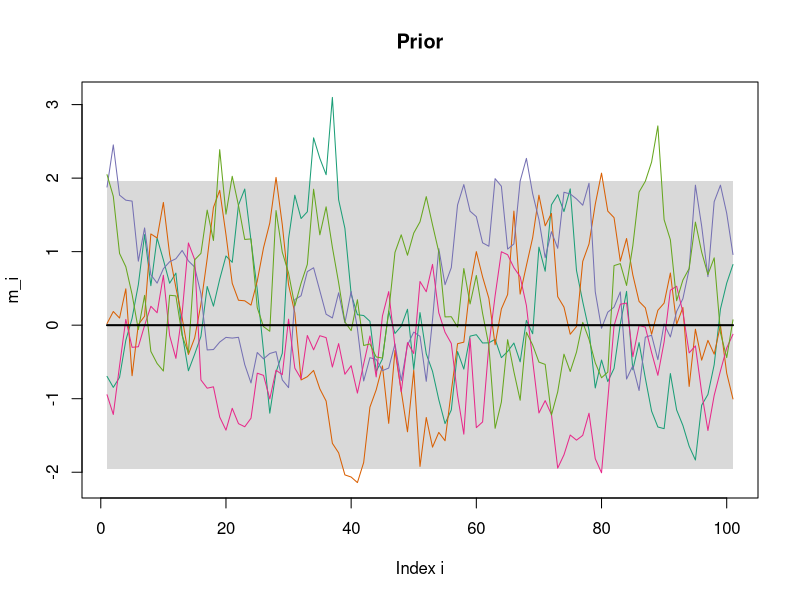
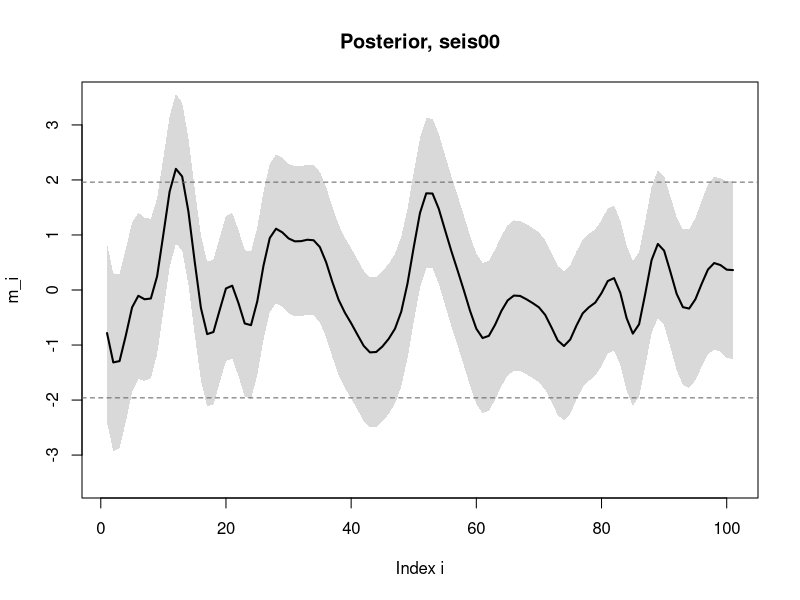
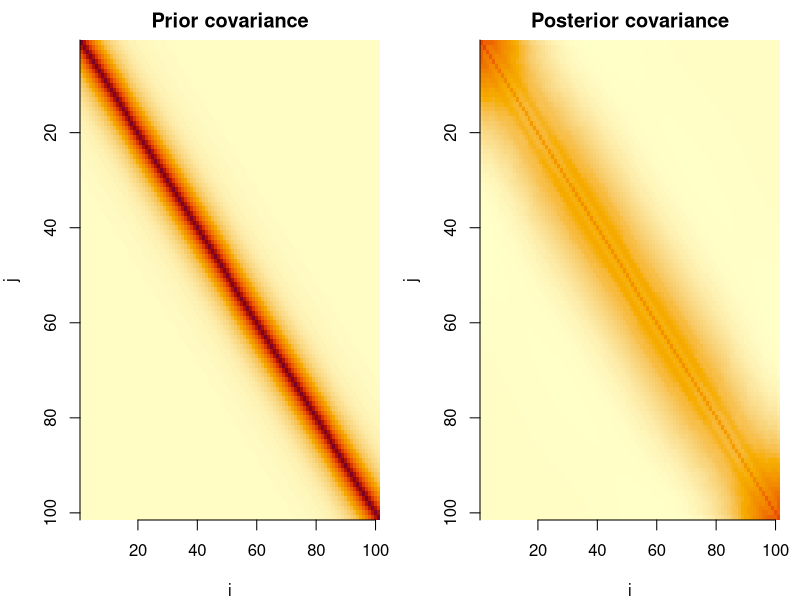
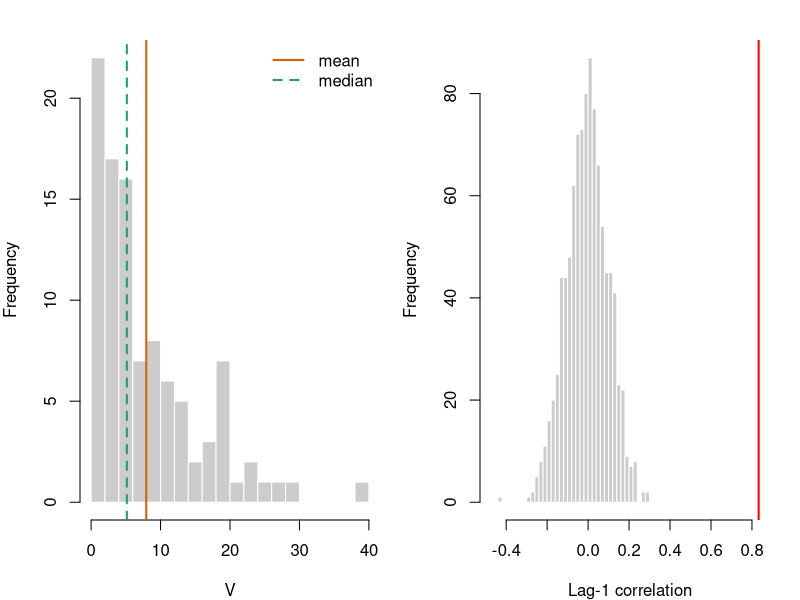

Generate these figures, in order, with R:
## ---- chunk 1
knitr::opts_chunk$set(echo = FALSE, message = FALSE, warning = FALSE,
                      fig.align = "center", fig.width = 7.5, fig.height = 3.6,
                      out.width = "95%", fig.pos = "H")
set.seed(4021)
## ---- chunk 2
A  <- as.matrix(read.table("data/A.txt"))
dimnames(A) <- NULL
d0 <- scan("data/seis00.txt", quiet = TRUE)
d1 <- scan("data/seis01.txt", quiet = TRUE)
d2 <- scan("data/seis02.txt", quiet = TRUE)
n  <- nrow(A)
z  <- 1:n   # index (depth/time sample)
## ---- chunk 3
# Prior covariance with exponential correlation function
exp_cov <- function(n, sigma2, ell) {
  D <- abs(outer(1:n, 1:n, "-"))
  sigma2 * exp(-3 * D / ell)
}

# Gaussian posterior for m | d in the linear model d = A m + eps
gauss_posterior <- function(d, A, mu, Sigma, sigma2_eps) {
  Sigma_d <- A %*% Sigma %*% t(A) + sigma2_eps * diag(nrow(A))
  K       <- Sigma %*% t(A) %*% solve(Sigma_d)        # gain matrix
  mu_post <- drop(mu + K %*% (d - A %*% mu))
  S_post  <- Sigma - K %*% A %*% Sigma
  S_post  <- (S_post + t(S_post)) / 2                 # remove rounding asymmetry
  list(mean = mu_post, cov = S_post, K = K)
}

# Draw B samples from N(mu, S); rows are samples
rmvn <- function(B, mu, S) {
  L <- chol(S + 1e-10 * diag(length(mu)))             # tiny jitter for stability
  sweep(matrix(rnorm(B * length(mu)), B) %*% L, 2, mu, "+")
}

# Plot mean with pointwise 95% interval
band_plot <- function(mean, sd, main, ylim = NULL, sims = NULL) {
  lo <- mean - qnorm(0.975) * sd
  hi <- mean + qnorm(0.975) * sd
  if (is.null(ylim)) ylim <- range(lo, hi, sims)
  plot(z, mean, type = "n", ylim = ylim, xlab = "Index i", ylab = "m_i", main = main)
  polygon(c(z, rev(z)), c(lo, rev(hi)), col = "grey85", border = NA)
  if (!is.null(sims)) matlines(z, t(sims), lty = 1, lwd = 1,
                               col = c("#1b9e77", "#d95f02", "#7570b3", "#e7298a", "#66a61e"))
  lines(z, mean, lwd = 2)
}
## ---- chunk 4
mu0 <- 0; sigma2_m <- 1; ell <- 20; sigma2_eps <- 0.04
mu_m    <- rep(mu0, n)
Sigma_m <- exp_cov(n, sigma2_m, ell)

prior_sims <- rmvn(5, mu_m, Sigma_m)
band_plot(mu_m, sqrt(diag(Sigma_m)), "Prior", sims = prior_sims)
## ---- chunk 5
post0 <- gauss_posterior(d0, A, mu_m, Sigma_m, sigma2_eps)
sd0   <- sqrt(diag(post0$cov))
band_plot(post0$mean, sd0, "Posterior, seis00", ylim = c(-3.5, 3.5))
abline(h = c(-1, 1) * 1.96, lty = 2, col = "grey40")
## ---- chunk 6
cov_image <- function(S, main, zlim) {
  image(z, z, S[, n:1], zlim = zlim, col = hcl.colors(64, "YlOrRd", rev = TRUE),
        xlab = "i", ylab = "j", main = main, axes = FALSE, useRaster = TRUE)
  axis(1); axis(2, at = n + 1 - pretty(z), labels = pretty(z))
}
zl <- range(Sigma_m, post0$cov)
par(mfrow = c(1, 2), mar = c(4, 4, 2, 1))
cov_image(Sigma_m, "Prior covariance", zl)
cov_image(post0$cov, "Posterior covariance", zl)
## ---- chunk 7
sd_range <- range(sd0)
w <- rep(1 / n, n)                                  # weights for the profile average
var_level <- c(prior = drop(t(w) %*% Sigma_m %*% w),
               posterior = drop(t(w) %*% post0$cov %*% w))
## ---- chunk 8
c_lev <- -1
h_V   <- function(m, c = c_lev) sum((c - m) * (m < c))

B <- 100
post_sims <- rmvn(B, post0$mean, post0$cov)
V <- apply(post_sims, 1, h_V)

V_summary <- c(mean = mean(V), median = median(V), sd = sd(V))
knitr::kable(t(round(V_summary, 2)), caption = "Posterior summaries of $V$ from $B=100$ samples.")
## ---- chunk 9
hist(V, breaks = 20, col = "grey80", border = "white", main = "", xlab = "V")
abline(v = V_summary["mean"], lty = 1, lwd = 2, col = "#d95f02")
abline(v = V_summary["median"], lty = 2, lwd = 2, col = "#1b9e77")
legend("topright", c("mean", "median"), lty = 1:2, lwd = 2,
       col = c("#d95f02", "#1b9e77"), bty = "n")
## ---- chunk 10
Vs  <- sort(V)
P10 <- Vs[10]; P90 <- Vs[90]

# Number of samples below the true P10 is N ~ Bin(B, 0.1).
# The interval [V_(r), V_(s)) contains P10 exactly when r <= N <= s - 1.
r <- qbinom(0.025, B, 0.1)            # lower order statistic
s <- qbinom(0.975, B, 0.1) + 1        # upper order statistic
coverage <- pbinom(s - 1, B, 0.1) - pbinom(r - 1, B, 0.1)
## ---- chunk 11
lag1 <- function(x) cor(x[-1], x[-length(x)])
rho_obs  <- lag1(d0)
rho_perm <- replicate(1000, lag1(sample(d0)))
p_value  <- (1 + sum(abs(rho_perm) >= abs(rho_obs))) / (1 + length(rho_perm))

hist(rho_perm, breaks = 30, col = "grey80", border = "white", main = "",
     xlab = "Lag-1 correlation", xlim = range(rho_perm, rho_obs) + c(-0.05, 0.05))
abline(v = rho_obs, col = "red", lwd = 2)
